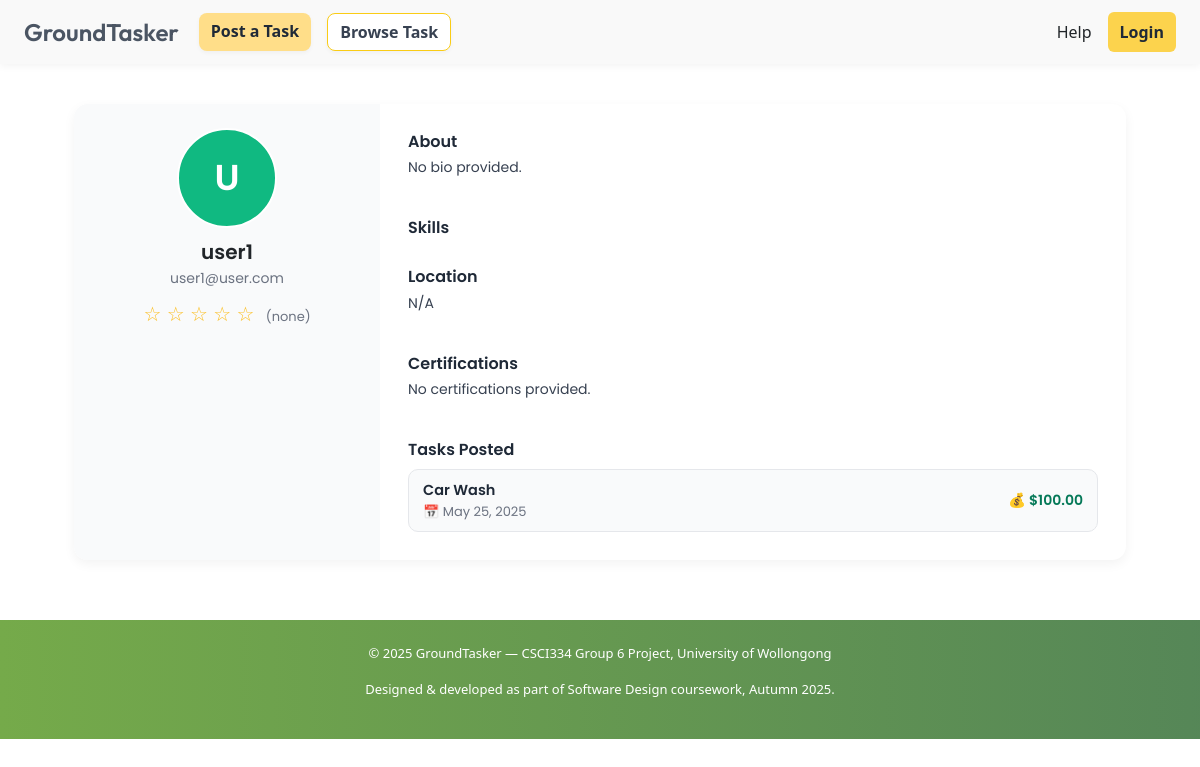
The app's page /profile/user1/ with its own data.
### accounts/models.py (models this page shows, shortened)
class Profile(models.Model):
    user = models.OneToOneField(User, on_delete=models.CASCADE)
    first_name = models.CharField(max_length=100)
    last_name = models.CharField(max_length=100, blank=True, null=True)
    postcode = models.CharField(max_length=10)
    bio = models.TextField(blank=True, null=True)
    skills = models.TextField(blank=True, null=True)
    certifications = models.CharField(max_length=255, blank=True, default="")
    average_rating = models.CharField(max_length=100, blank=True, null=True, default="none")
    ROLE_CHOICES = [
        ('get', 'Get things done'),
        ('earn', 'Earn money'),
    ]
    role = models.CharField(max_length=10, choices=ROLE_CHOICES, default='get')
    ACCOUNT_TYPE_CHOICES = [
        ('individual', 'Individual'),
        ('business', 'Business User'),
    ]
    account_type = models.CharField(max_length=12, choices=ACCOUNT_TYPE_CHOICES, default='individual')
    created_at = models.DateTimeField(auto_now_add=True)

### tasks/models.py (models this page shows, shortened)
class Task(models.Model):
    FLEX_CHOICES = [
        ('on_date', 'On date'),
        ('before_date', 'Before date'),
        ('flexible', "I'm flexible"),
    ]
    title = models.CharField(max_length=200)
    description = models.TextField()
    location = models.CharField(max_length=255)
    budget = models.DecimalField(max_digits=10, decimal_places=2, default=Decimal('0.00'))
    due_type = models.CharField(max_length=20, choices=FLEX_CHOICES)
    due_date = models.DateField(null=True, blank=True)
    posted_by = models.ForeignKey(settings.AUTH_USER_MODEL, on_delete=models.CASCADE)
    created_at = models.DateTimeField(auto_now_add=True)
    category = models.CharField(max_length=100, blank=True, null=True, default="")
    bookmarked_by = models.ManyToManyField(settings.AUTH_USER_MODEL, related_name="bookmarked_tasks", blank=True)

### accounts/views.py (the view)
# urls.py: path('profile/<str:username>/', PublicProfileView.as_view(), name='public_profile'),
class PublicProfileView(View):
    def get(self, request, username):
        user = get_object_or_404(User, username=username)
        profile, _ = Profile.objects.get_or_create(user=user)
        skills = [s.strip() for s in profile.skills.split(',')] if profile.skills else []
        cert_list = [c.strip() for c in profile.certifications.split(',')] if profile.certifications else []
        posted_tasks = Task.objects.filter(posted_by=user)
        return render(request, 'public_profile.html', {
            'user_profile': user,
            'profile': profile,
            'skills': skills,
            'cert_list': cert_list,
            'posted_tasks': posted_tasks
        })

### templates/public_profile.html (shortened to what this page needs)
{% extends "base.html" %}
{% load static %}
{% block extra_css %}
  <link rel="stylesheet" href="{% static 'css/public_profile.css' %}?v={{ now|date:'U' }}">
{% endblock %}
{% block content %}
<div class="public-profile-container">
  <div class="profile-card">
    <div class="profile-info">
      <div class="avatar-circle">{{ user_profile.username|slice:":1"|upper }}</div>
      <h2 class="username">{{ user_profile.username }}</h2>
      <p class="email">{{ user_profile.email }}</p>
      {% if profile.average_rating %}
      <div class="rating-stars">
        {% for i in "12345"|make_list %}
          <span class="star">{% if forloop.counter <= profile.average_rating|floatformat:"0" %}★{% else %}☆{% endif %}</span>
        {% endfor %}
        <span class="rating-number">({{ profile.average_rating }})</span>
      </div>
      {% endif %}
    </div>
    <div class="profile-details">
      <div class="section">
        <h3>About</h3>
        <p>{{ profile.bio|default:"No bio provided." }}</p>
      </div>
      <div class="section">
        <h3>Skills</h3>
      </div>
      <div class="section">
        <h3>Location</h3>
        <p>{{ profile.postcode|default:"N/A" }}</p>
      </div>
      <div class="section">
        <h3>Certifications</h3>
        {% if cert_list %}
        <div class="cert-tags">
          {% for cert in cert_list %}
            <span class="cert-tag">{{ cert }}</span>
          {% endfor %}
        </div>
        {% else %}
          <p>No certifications provided.</p>
        {% endif %}
      </div>
      <div class="section">
        <h3>Tasks Posted</h3>
        {% if posted_tasks %}
      <div class="posted-task-list">
        {% for task in posted_tasks %}
          <a class="task-card" href="{% url 'job_detail' task.id %}">
            <div class="task-info">
              <div class="task-title">{{ task.title }}</div>
              <div class="task-date">📅 {{ task.created_at|date:"M d, Y" }}</div>
            </div>
            <div class="task-budget">💰 ${{ task.budget }}</div>
          </a>
        {% endfor %}
      </div>
        {% else %}
          <p>You haven't posted any tasks yet.</p>
        {% endif %}
      </div>
    </div>
  </div>
</div>
{% endblock %}

### static/css/base.css (style rules this page uses)
body { opacity: 0; transition: opacity 0.2s ease-in-out; transition: opacity 0.2s ease, transform 0.2s ease; }
body.fade-in { opacity: 1; transform: scale(1); }
a { text-decoration: none; color: inherit; }

### static/css/public_profile.css (style rules this page uses)
.public-profile-container { max-width: 1100px; margin: 40px auto; padding: 0 24px; font-family: 'Poppins', sans-serif; }
.profile-card { display: flex; flex-wrap: wrap; background: #ffffff; box-shadow: 0 4px 12px rgba(0,0,0,0.05); border-radius: 14px; overflow: hidden; }
.profile-info { flex: 1 1 260px; background: #f9fafb; padding: 24px; text-align: center; }
.avatar-circle { width: 100px; height: 100px; background: #10b981; color: #fff; font-size: 36px; font-weight: 600; display: flex; align-items: center; justify-content: center; border-radius: 50%; margin: 0 auto 12px; border: 2px solid #ffffff; }
.username { margin-bottom: 4px; font-size: 20px; font-weight: 600; }
.email { font-size: 14px; color: #6b7280; margin-bottom: 10px; }
.rating-stars { font-size: 20px; color: #fbbf24; }
.profile-details { flex: 1 1 700px; padding: 28px; display: flex; flex-direction: column; gap: 24px; }
.section h3 { font-size: 16px; color: #1f2937; margin-bottom: 6px; font-weight: 600; }
.section p { font-size: 14px; color: #374151; }
.rating-number { font-size: 13px; color: #6b7280; margin-left: 6px; }
.posted-task-list { display: flex; flex-direction: column; gap: 10px; margin-top: 10px; padding: 0; }
.task-card { display: flex; justify-content: space-between; align-items: center; padding: 10px 14px; border: 1px solid #e5e7eb; border-radius: 10px; background: #f9fafb; text-decoration: none; color: #1f2937; transition: all 0.2s ease; line-height: 1.4; }
.task-info { display: flex; flex-direction: column; gap: 2px; }
.task-title { font-weight: 600; font-size: 14.5px; margin-bottom: 1px; }
.task-date { font-size: 13px; color: #6b7280; }
.task-budget { font-weight: 600; font-size: 14px; color: #047857; white-space: nowrap; }

### records on screen
Profile: average_rating "none", bio "No bio provided.", postcode "N/A"
Task: title "Car Wash", created_at "May 25, 2025", budget "100.00"

### other values on screen
{{ user_profile.username|slice:":1"|upper }} "U"
{{ user_profile.username }} "user1"
{{ user_profile.email }} "user1@user.com"
{{ year }} "2025"
